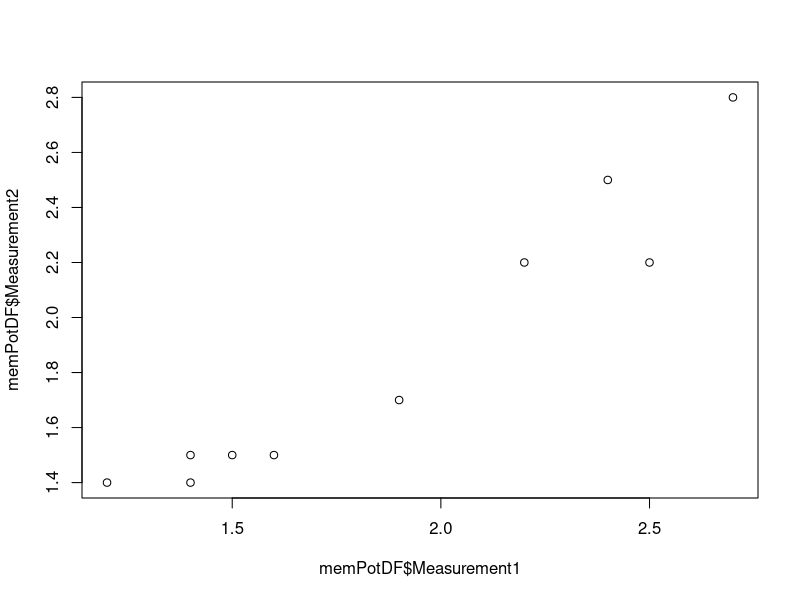
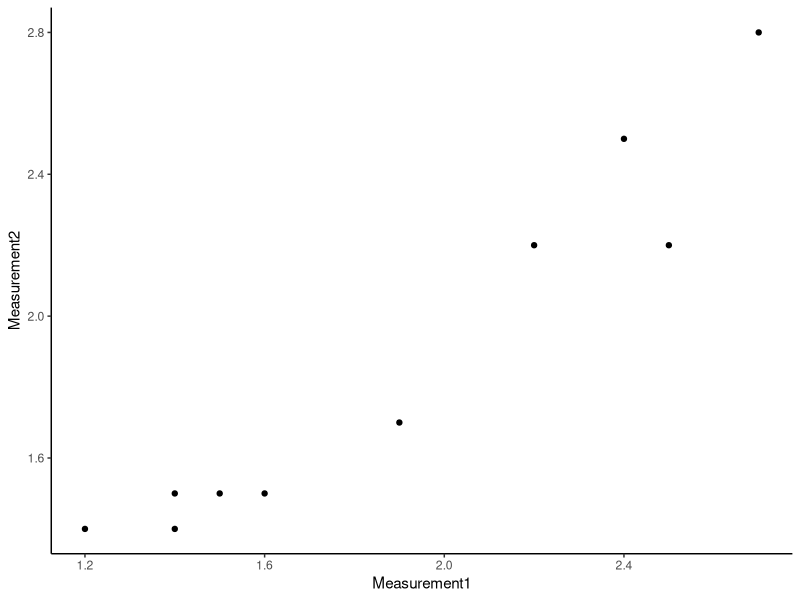

Reproduce these figures in R, in order.
## ---- chunk 1
knitr::opts_chunk$set(echo = T, warning = F, message = T )
## ---- chunk 2
memPotDF <- data.frame(Sample = c("Sample1","Sample2","Sample3","Sample4","Sample5","Sample6","Sample7","Sample8","Sample9","Sample10"), Measurement1 = c(1.2,1.4,2.5,2.7,1.6,2.4,2.2,1.9,1.4,1.5), Measurement2 = c(1.4,1.5,2.2,2.8,1.5,2.5,2.2,1.7,1.4,1.5))
plot(memPotDF$Measurement1,memPotDF$Measurement2)
## ---- chunk 3
memPotDF <- data.frame(Sample = c("Sample1","Sample2","Sample3","Sample4","Sample5","Sample6","Sample7","Sample8","Sample9","Sample10"), Measurement1 = c(1.2,1.4,2.5,2.7,1.6,2.4,2.2,1.9,1.4,1.5), Measurement2 = c(1.4,1.5,2.2,2.8,1.5,2.5,2.2,1.7,1.4,1.5))
library(ggplot2)
ggplot(memPotDF,aes(x = Measurement1, y = Measurement2)) + theme_classic() + geom_point()
